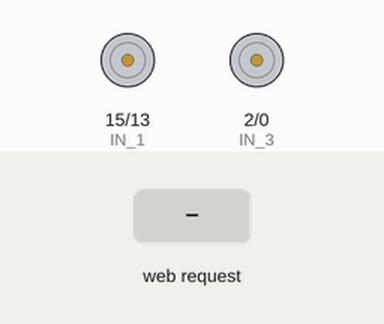
A sketch run on a simulated ESP8266 (NodeMCU). Shown: motor-driver pin pairs drawn as motors (green arrow = first pin HIGH = forward, orange = second pin HIGH = backward, longer = more drive, scaled by the enable pin). Inputs (shaded band) come from the test bench. What the sketch prints to the serial monitor is not drawn.

Above: at 1.2 s.
1.3 s: HTTP request GET /?X=1 received
At 2.2 s:
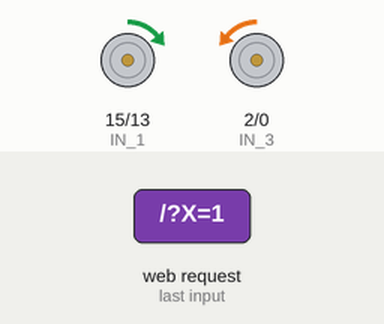
2.8 s: HTTP request GET /?X=0 received
At 3.3 s:
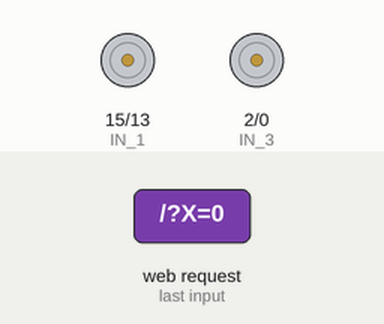
4.3 s: HTTP request GET /?X=120 received
At 5.5 s:
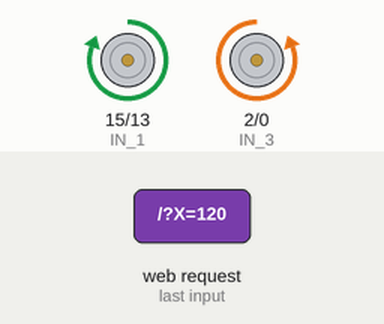
5.8 s: HTTP request GET /?X=1&Y=1&MKS=1 received
At 6.8 s:
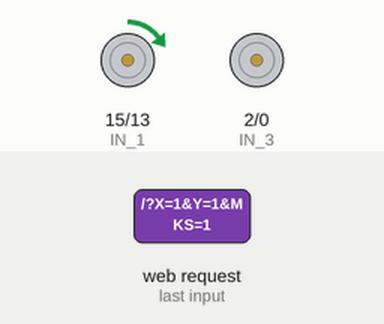
7.3 s: HTTP request GET /?X=120&Y=120&MKS=120 received
At 7.9 s:
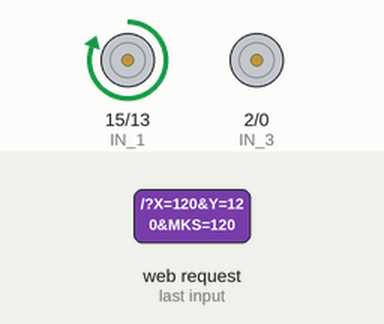
Timing chart, 0 to 9.8 s (numbered marks = the images above; inputs shaded):
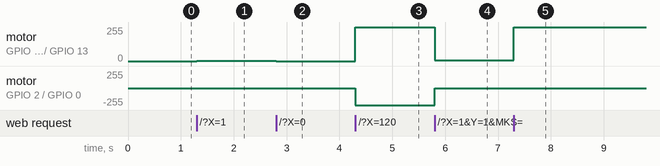

The sketch:

NodeMCU_Car.ino
```cpp
#define ENA   14          // Enable/speed motors Right        GPIO14(D5)
#define ENB   12          // Enable/speed motors Left         GPIO12(D6)
#define IN_1  15          // L298N in1 motors Right           GPIO15(D8)
#define IN_2  13          // L298N in2 motors Right           GPIO13(D7)
#define IN_3  2           // L298N in3 motors Left            GPIO2(D4)
#define IN_4  0           // L298N in4 motors Left            GPIO0(D3)

#include <ESP8266WiFi.h>
#include <WiFiClient.h>
#include <ESP8266WebServer.h>

String command;           //String to store app command state.
String Y;
String resp;
int speedCar = 800;         // 400 - 1023.
int speed_Coeff = 3;

const char* ssid = "Tilak Car";
ESP8266WebServer server(80);

void setup() {

  pinMode(ENA, OUTPUT);
  pinMode(ENB, OUTPUT);
  pinMode(IN_1, OUTPUT);
  pinMode(IN_2, OUTPUT);
  pinMode(IN_3, OUTPUT);
  pinMode(IN_4, OUTPUT);

  Serial.begin(115200);

  // Connecting WiFi

  WiFi.mode(WIFI_AP);
  WiFi.softAP(ssid);

  IPAddress myIP = WiFi.softAPIP();
  Serial.print("AP IP address: ");
  Serial.println(myIP);

  // Starting WEB-server
  server.on ( "/", HTTP_handleRoot );
  server.onNotFound ( HTTP_handleRoot );
  server.begin();
}

void loop() {
  server.handleClient();

  command = server.arg("X");
  Y = server.arg("Y");
}

void HTTP_handleRoot(void) {

  if ( server.hasArg("X")) {
    command = server.arg("X");
    int pp1 = command.toInt();
    //     Serial.println(command.toInt());
    Y = server.arg("Y");
    int pp2 = Y.toInt();

    int p1 = pp2 + pp1;
    int p2 = pp2 - pp1;

    digitalWrite(IN_1, p1 >= 0);
    digitalWrite(IN_2, p1 < 0);

    digitalWrite(IN_3, p2 >= 0);
    digitalWrite(IN_4, p2 < 0);

    p1 = (abs(p1) > 100) ? 100 : p1;
    p2 = (abs(p2) > 100) ? 100 : p2;

    analogWrite(ENA, (abs(p1) * 255) / 100);
    analogWrite(ENB, (abs(p2) * 255) / 100);
    resp = "";
  }

  if( server.hasArg("MKS")){
    resp = "<!DOCTYPE html>"
"<html lang='en'>"
""
"<head>"
    "<meta charset='UTF-8'>"
    "<meta http-equiv='X-UA-Compatible' content='IE=edge'>"
    "<meta name='viewport' content='width=device-width, initial-scale=1.0'>"
    "<title>Car Remote</title>"
    "<style>"
        "body,"
        "#main {"
            "display: flex;"
            "justify-content: right;"
            "align-items: center;"
        "} "

        ".panel {"
            "height: 90vh;"
        "} "

        "#main {"
            "border: 1px solid black;"
            "width: 70vh;"
            "justify-content: center;"
            "position: relative;"
            "height: 70vh;"
            "margin-right: 50px;"
        "} "

        "#joystick {"
            "position: absolute;"
            "display: inline-block;"
            "width: 100px;"
            "height: 100px;"
            "background: red;"
            "border-radius: 50px;"
        "}"
        ".buts>button {"
            "display: block;"
            "margin: 10px;"
            "font-size: 20px;"
        "}"
    "</style>"

"</head>"

"<body>"
    "<div class='panel' style='flex: 1;'>"
        "<div class='buts'>"
            "<button id='start' onclick='start()'>Start</button>"
            "<button id='stop' onclick='end()' disabled>Stop</button>"
            "<div>"
                "192.168.4.1"
            "</div>"
        "</div>"
    "</div>"
    "<div class='panel' id='main' ontouchmove='throttel(event)' ontouchend='throttelEnd()'>"
        "<div id='joystick'></div>"
    "</div>"

    "<script>"
        "body = document.getElementById('main');"
        "joystick = document.getElementById('joystick');"
        "values = { 'X': 0, 'Y': 0, 'aleron': 0, 'elevator': 0 };"

        "power = false;"

        "const Http = new XMLHttpRequest();"
        "var pre = false;"

        "bd = body.getBoundingClientRect();"
        "X = bd.width / 2;"
        "Y = bd.height / 2;"
        "compile(X, Y);"

        "url = 'http://192.168.4.1/?X=' + Math.round(values['aleron']) + '&Y=' + Math.round(values['elevator']);"
        "Http.onreadystatechange = function () {"
            "if (this.readyState == 4) {"
                "pre = false;"
            "}"
        "};"

        " function compile(X, Y) {"
            "X = (X > bd.width) ? bd.width : X;"
            "X = (X < 0) ? 0 : X;"
            "values['X'] = X;"
            "X = (X / bd.width) * 200;"
            "X -= 100;"
            "values['aleron'] = X;"
            "Y = (Y > bd.height) ? bd.height : Y;"
            "Y = (Y < 0) ? 0 : Y;"
            "values['Y'] = Y;"
            "Y = (Y / bd.height) * -200;"
            "Y += 100;"
            "values['elevator'] = Y;"
            "place();"
        "} "
        "function throttel(e) {"
            "e.preventDefault();"
            "bd = body.getBoundingClientRect();"
            "Y = e.targetTouches[0].clientY - bd.top;"
            "X = e.targetTouches[0].clientX - bd.left;"
            "compile(X, Y);"
        "}"
        "function throttelEnd() {"
            "bd = body.getBoundingClientRect();"
            "X = bd.width / 2;"
            "Y = bd.height / 2;"
            "compile(X, Y);"
        "} "
        "function place() {"
            "dime = joystick.getBoundingClientRect();"
            "joystick.style.left = (values['X'] - (dime.width / 2)) + 'px';"
            "joystick.style.top = (values['Y'] - (dime.height / 2)) + 'px';"
        "} "
        "c = 0; "
        "function repeat() {"
            "if (!power) {"
                "return;"
            "}"
            "if (c % 7 == 0 && !pre) {"
                "url = 'http://192.168.4.1/?X=' + Math.round(values['aleron']) + '&Y=' + Math.round(values['elevator']);"
                "pre = true;"
                "Http.open('GET', url);"
                "Http.send();"
            "}"
            "c += 1;"
            "window.requestAnimationFrame(repeat);"
        "} "
        "function start() {"
            "power = true;"
            "window.requestAnimationFrame(repeat);"
            "document.getElementById('stop').disabled = false;"
            "document.getElementById('start').disabled = true;"
        "} "
        "function end() {"
            "power = false;"
            "document.getElementById('stop').disabled = true;"
            "document.getElementById('start').disabled = false;"
        "}"
    "</script>"
"</body>"
"</html>";
  }
  server.send ( 200, "text/html", resp );
  delay(1);
}
```

Measured:
- after the input at 1.3 s, motor on GPIO 15 (IN_1) / GPIO 13 (IN_2): stopped → forward 2/255 at once; motor on GPIO 2 (IN_3) / GPIO 0 (IN_4): stopped → backward 2/255 at once
- after the input at 2.8 s, motor on GPIO 15 (IN_1) / GPIO 13 (IN_2): forward 2/255 → stopped at once; motor on GPIO 2 (IN_3) / GPIO 0 (IN_4): backward 2/255 → stopped at once
- after the input at 4.3 s, motor on GPIO 15 (IN_1) / GPIO 13 (IN_2): stopped → forward 255/255 at once; motor on GPIO 2 (IN_3) / GPIO 0 (IN_4): stopped → backward 255/255 at once
- after the input at 5.8 s, motor on GPIO 15 (IN_1) / GPIO 13 (IN_2): forward 255/255 → forward 5/255 at once; motor on GPIO 2 (IN_3) / GPIO 0 (IN_4): backward 255/255 → stopped at once
- after the input at 7.3 s, motor on GPIO 15 (IN_1) / GPIO 13 (IN_2): forward 5/255 → forward 255/255 at once
